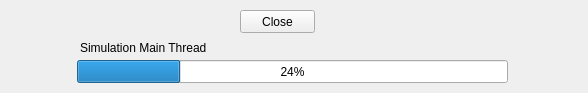
<?xml version="1.0" encoding="UTF-8"?>
<ui version="4.0">
 <class>MainWindow</class>
 <widget class="QMainWindow" name="MainWindow">
  <property name="geometry">
   <rect>
    <x>0</x>
    <y>0</y>
    <width>588</width>
    <height>93</height>
   </rect>
  </property>
  <property name="windowTitle">
   <string>MainWindow</string>
  </property>
  <widget class="QWidget" name="centralwidget">
   <widget class="QPushButton" name="close">
    <property name="geometry">
     <rect>
      <x>240</x>
      <y>10</y>
      <width>75</width>
      <height>23</height>
     </rect>
    </property>
    <property name="text">
     <string>Close</string>
    </property>
   </widget>
   <widget class="QProgressBar" name="progressBar">
    <property name="geometry">
     <rect>
      <x>77</x>
      <y>60</y>
      <width>431</width>
      <height>23</height>
     </rect>
    </property>
    <property name="value">
     <number>24</number>
    </property>
   </widget>
   <widget class="QLabel" name="label">
    <property name="geometry">
     <rect>
      <x>80</x>
      <y>40</y>
      <width>131</width>
      <height>16</height>
     </rect>
    </property>
    <property name="text">
     <string>Simulation Main Thread</string>
    </property>
   </widget>
  </widget>
 </widget>
 <resources/>
 <connections/>
</ui>
